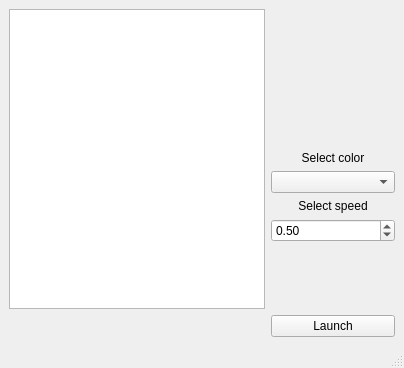
<?xml version="1.0" encoding="UTF-8"?>
<ui version="4.0">
 <class>MainWindow</class>
 <widget class="QMainWindow" name="MainWindow">
  <property name="geometry">
   <rect>
    <x>0</x>
    <y>0</y>
    <width>404</width>
    <height>368</height>
   </rect>
  </property>
  <property name="windowTitle">
   <string>MainWindow</string>
  </property>
  <widget class="QWidget" name="centralwidget">
   <layout class="QVBoxLayout" name="verticalLayout">
    <item>
     <layout class="QGridLayout" name="gridLayout">
      <item row="2" column="2">
       <widget class="QLabel" name="Color">
        <property name="text">
         <string/>
        </property>
       </widget>
      </item>
      <item row="7" column="2">
       <widget class="QLabel" name="SpeedTitle">
        <property name="text">
         <string>Select speed</string>
        </property>
        <property name="alignment">
         <set>Qt::AlignCenter</set>
        </property>
       </widget>
      </item>
      <item row="5" column="2">
       <widget class="QLabel" name="ColorsTitle">
        <property name="text">
         <string>Select color</string>
        </property>
        <property name="alignment">
         <set>Qt::AlignCenter</set>
        </property>
       </widget>
      </item>
      <item row="0" column="0" rowspan="11" colspan="2">
       <widget class="QListView" name="CharactersListView">
        <property name="editTriggers">
         <set>QAbstractItemView::NoEditTriggers</set>
        </property>
        <property name="selectionRectVisible">
         <bool>true</bool>
        </property>
       </widget>
      </item>
      <item row="1" column="2">
       <widget class="QLabel" name="NumOfDialog">
        <property name="text">
         <string/>
        </property>
        <property name="alignment">
         <set>Qt::AlignLeading|Qt::AlignLeft|Qt::AlignVCenter</set>
        </property>
       </widget>
      </item>
      <item row="4" column="2">
       <spacer name="verticalSpacer">
        <property name="orientation">
         <enum>Qt::Vertical</enum>
        </property>
        <property name="sizeHint" stdset="0">
         <size>
          <width>20</width>
          <height>40</height>
         </size>
        </property>
       </spacer>
      </item>
      <item row="9" column="2">
       <spacer name="verticalSpacer_2">
        <property name="orientation">
         <enum>Qt::Vertical</enum>
        </property>
        <property name="sizeHint" stdset="0">
         <size>
          <width>20</width>
          <height>40</height>
         </size>
        </property>
       </spacer>
      </item>
      <item row="0" column="2">
       <widget class="QLabel" name="Name">
        <property name="text">
         <string/>
        </property>
        <property name="alignment">
         <set>Qt::AlignLeading|Qt::AlignLeft|Qt::AlignVCenter</set>
        </property>
       </widget>
      </item>
      <item row="6" column="2">
       <widget class="QComboBox" name="ColorsCombo"/>
      </item>
      <item row="13" column="2">
       <widget class="QPushButton" name="PushButton">
        <property name="text">
         <string>Launch</string>
        </property>
       </widget>
      </item>
      <item row="3" column="2">
       <widget class="QLabel" name="Speed">
        <property name="text">
         <string/>
        </property>
       </widget>
      </item>
      <item row="8" column="2">
       <widget class="QDoubleSpinBox" name="SpeedSpin">
        <property name="maximum">
         <double>1.000000000000000</double>
        </property>
        <property name="singleStep">
         <double>1.010000000000000</double>
        </property>
        <property name="value">
         <double>0.500000000000000</double>
        </property>
       </widget>
      </item>
     </layout>
    </item>
   </layout>
  </widget>
  <widget class="QStatusBar" name="statusbar"/>
  <action name="actionFile">
   <property name="text">
    <string>File</string>
   </property>
  </action>
 </widget>
 <resources/>
 <connections/>
</ui>
